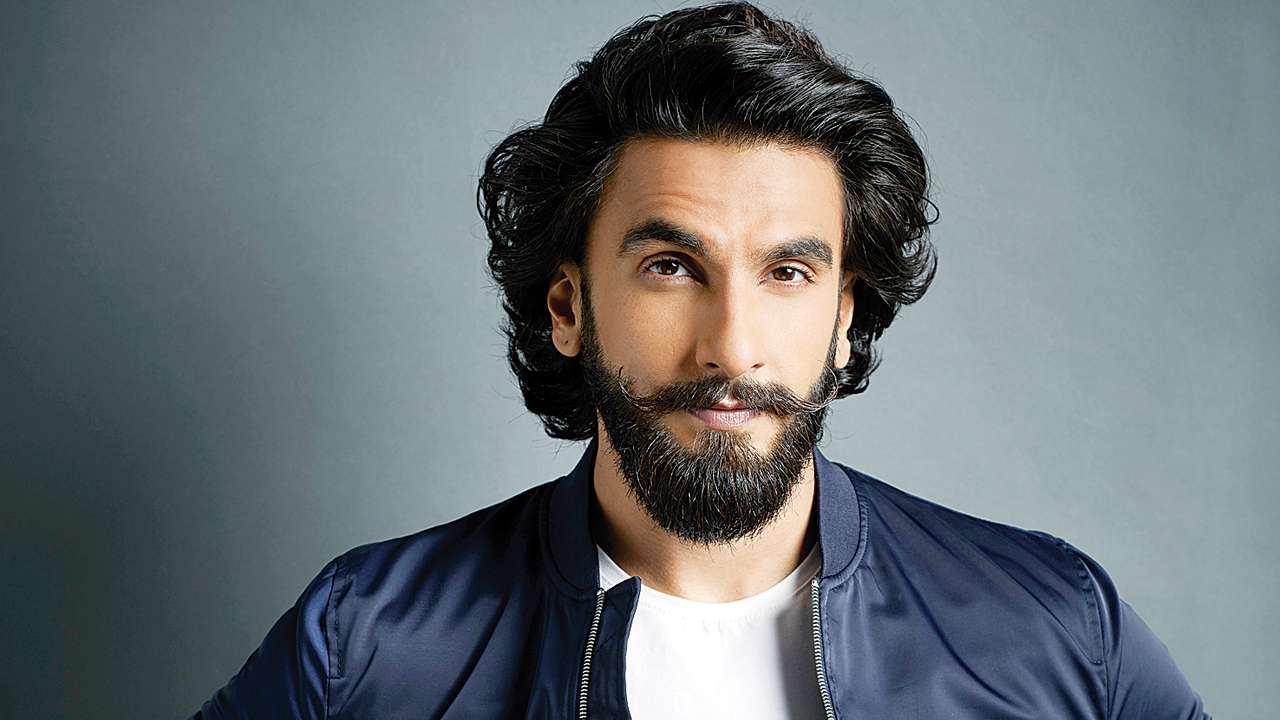
#> input picture ranveer.jpg, 1280 x 720 px
$ python colortosketch.py
#> lines starting #> are read from the running program, lines starting #| are printed output that depends on the picture
import cv2

# reading the image
img = cv2.imread('ranveer.jpg', 1)
#> img is the input picture: shape (720, 1280, 3); mean B, G, R 117.8, 114.2, 106.1
# converting the image to grayscale
img_gray = cv2.cvtColor(img, cv2.COLOR_BGR2GRAY)
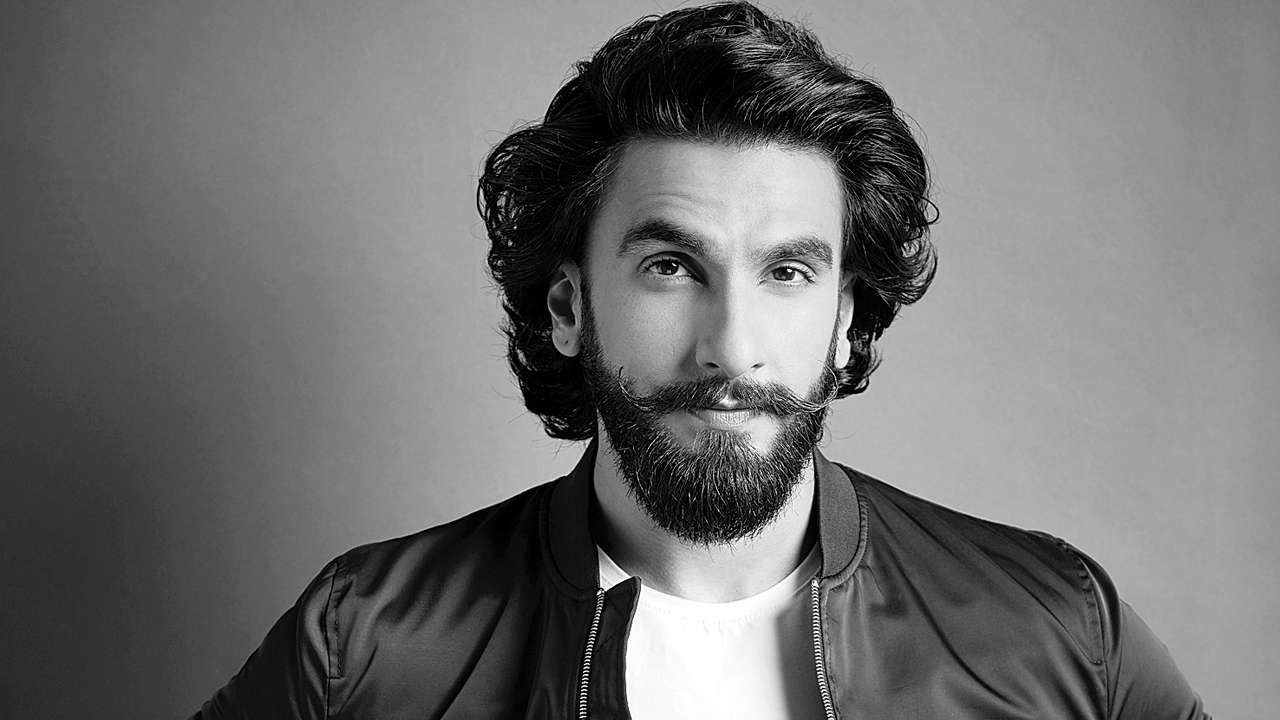
#> img_gray: shape (720, 1280); min 0, max 255, mean 112.2
# inverting the image
img_invert = cv2.bitwise_not(img_gray)
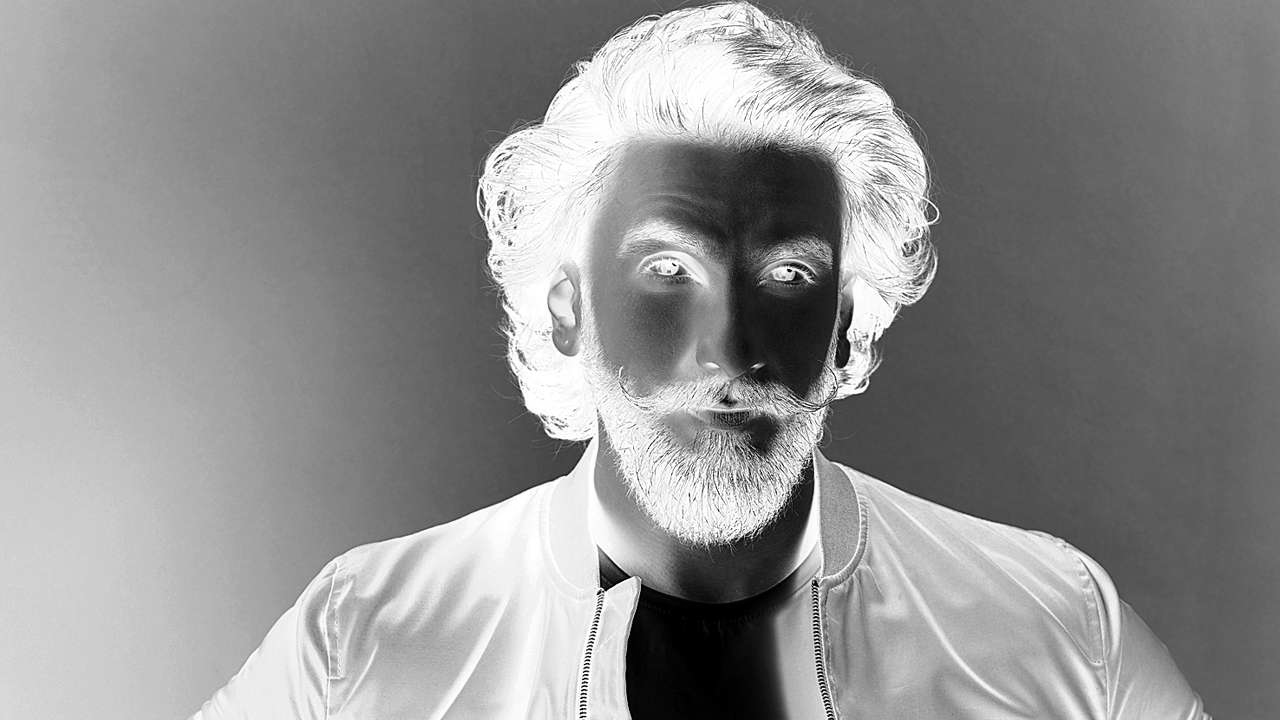
#> img_invert: shape (720, 1280); min 0, max 255, mean 142.8
# bluring or smoothing the inverted image with the kernel size (10,10)
img_blur = cv2.blur(img_invert, (10, 10))
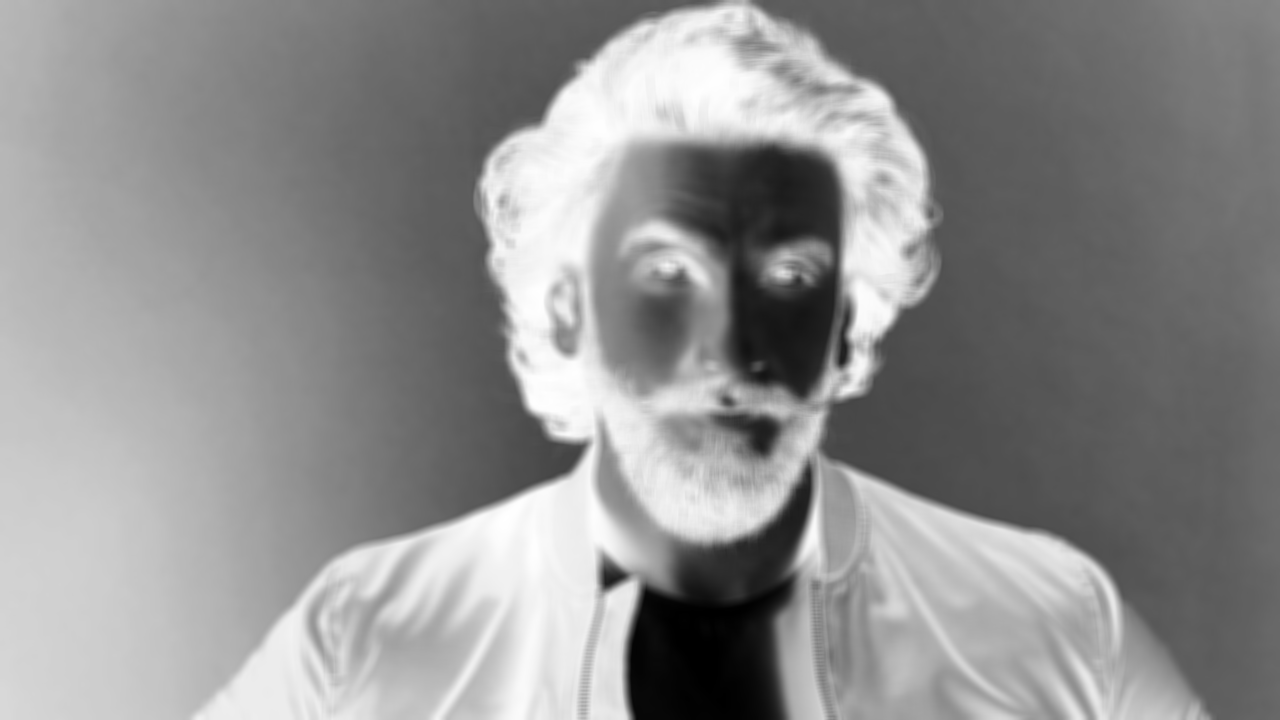
#> img_blur: shape (720, 1280); min 0, max 255, mean 142.8

"""The Dodge blend function divides the bottom layer by the inverted top layer. This lightens the bottom layer depending on the value of the top layer. We have the blurred image, which highlights the boldest edges."""
def dodgeV2(image, mask):
    return cv2.divide(image, 255 - mask, scale=256)
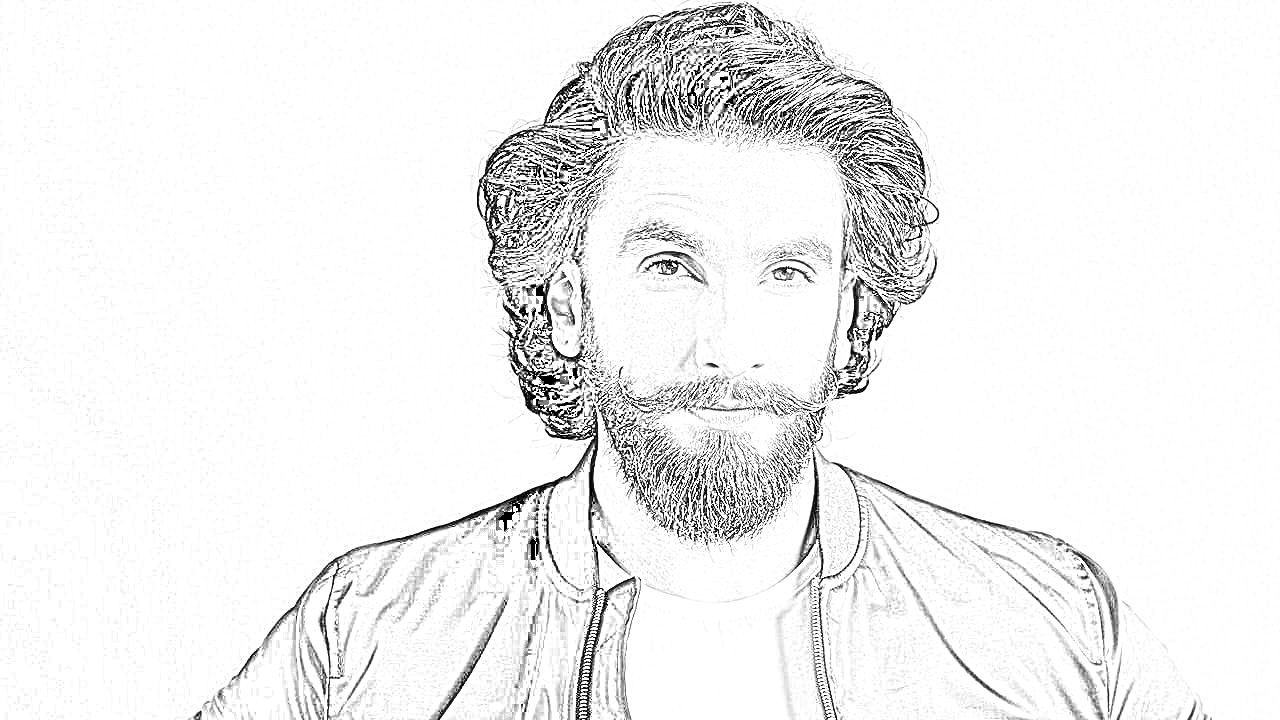
#> returned value: shape (720, 1280); min 0, max 255, mean 240.2


final_img = dodgeV2(img_gray, img_blur)

# displaying the sketch image
cv2.imshow('image', final_img)
k = cv2.waitKey(0)
#> (key Esc is pressed here)
if k == 27:
    cv2.destroyAllWindows()
elif k == ord('s'):
    cv2.imwrite('viratsketch.png', final_img)
    cv2.destroyAllWindows()
